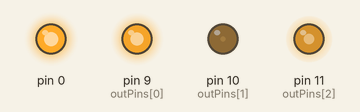
The sketch below on a simulated Arduino Uno, built with avr-gcc and run on an emulated ATmega328P. Shown: output pins drawn as LEDs (lit = HIGH). Random numbers use the default seed unless the sketch sets one.

Above: at 0.07 s.
At 5.04 s:
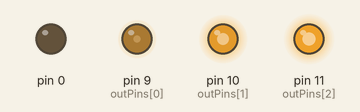
At 10.01 s:
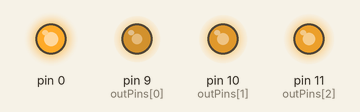
At 19.95 s:
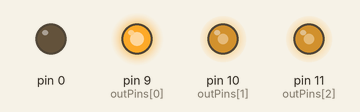
At 29.9 s:
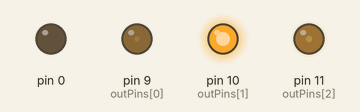
At 39.84 s:
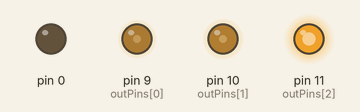
Timing chart, 0 to 40.0 s (numbered marks = the images above):
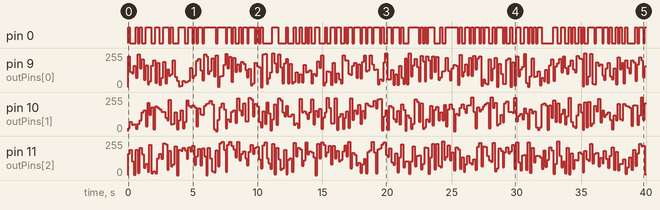

The sketch:

RGB_LED_Random_Colors.ino
```cpp
int outPins[] = {9, 10, 11};

void setup() {
  // put your setup code here, to run once:
  for (int i = 0; i < sizeof(outPins); i++)
    pinMode(outPins[i], OUTPUT);
}

void loop() {
  // put your main code here, to run repeatedly:
  for (int i = 0; i < sizeof(outPins); i++)
    analogWrite(outPins[i], random(0, 255));
  delay(150);
}
```

Measured:
- by itself, pin 0: LOW → HIGH at 0.00 s, → LOW 0.15 s later, → HIGH 0.45 s later, → LOW 0.15 s later, … (153 changes in this stretch)
- by itself, pin 10 (outPins[1]): 0/255 → 19/255 at 0.00 s, → 68/255 0.15 s later, → 47/255 0.15 s later, → 52/255 0.15 s later, … (263 changes in this stretch)
- by itself, pin 11 (outPins[2]): 0/255 → 158/255 at 0.00 s, → 188/255 0.15 s later, → 102/255 0.15 s later, → 3/255 0.15 s later, … (265 changes in this stretch)
